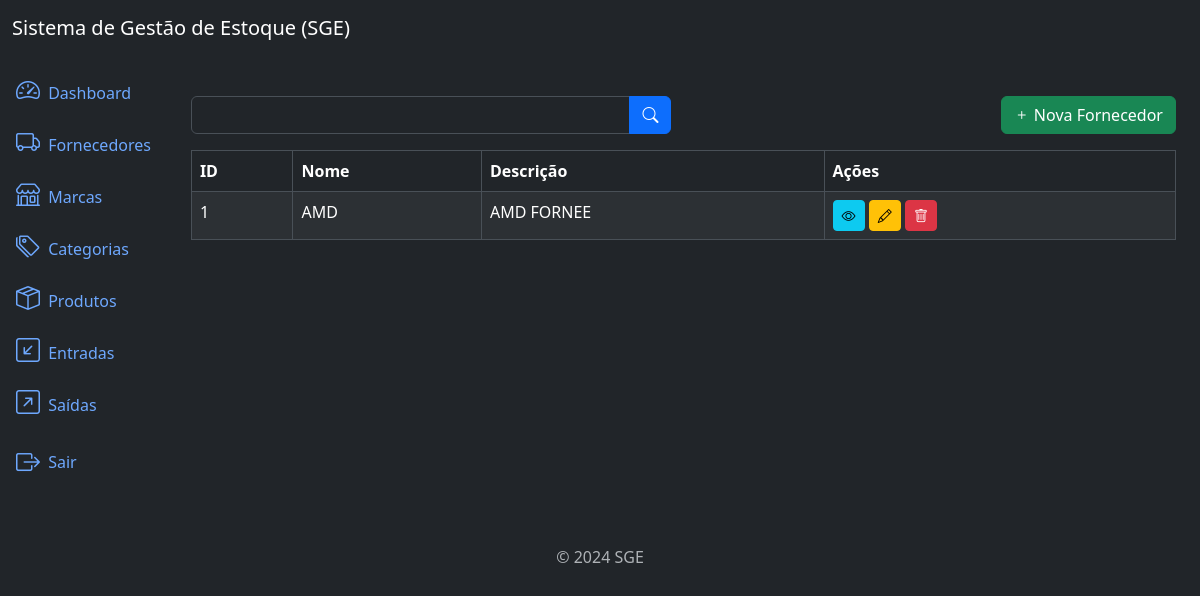
/suppliers/list (signed in), run on an earlier commit of the app's database.
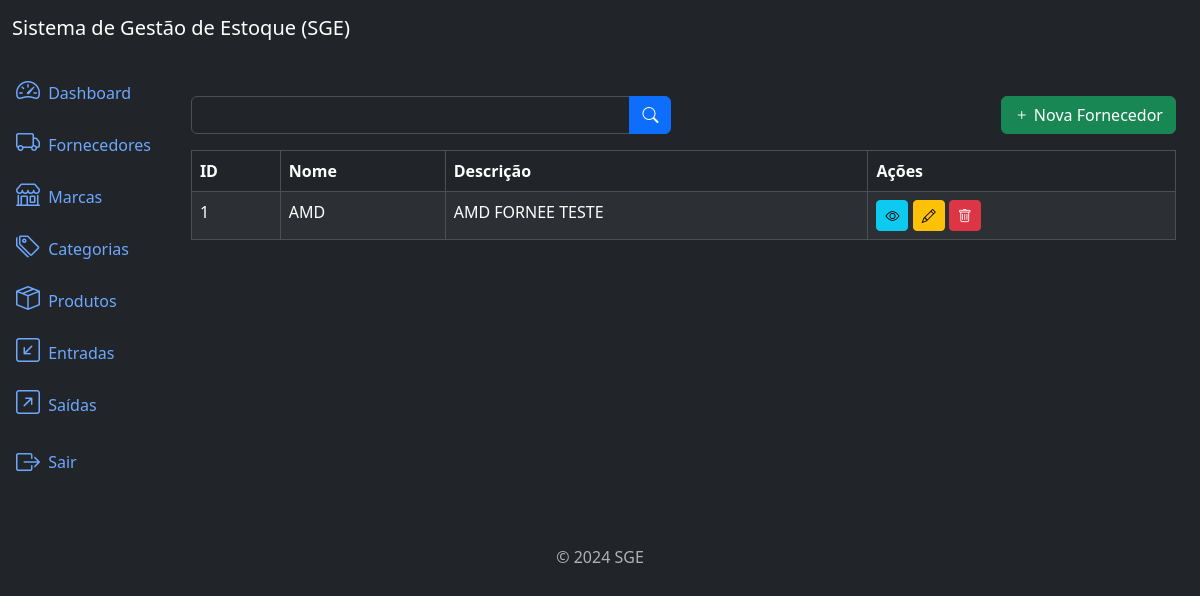
And on a later commit of the database.
### suppliers/models.py (models this page shows, shortened)
class Supplier(models.Model):
    name = models.CharField(max_length=500)
    description = models.TextField(null=True, blank=True)
    created_at = models.DateTimeField(auto_now_add=True)
    updated_at = models.DateTimeField(auto_now=True)
    class Meta:
        ordering = ['name']

### suppliers/views.py (the view)
# urls.py: path('suppliers/list', SupplierListView.as_view(), name='supplier_list'),
class SupplierListView(LoginRequiredMixin, PermissionRequiredMixin, ListView):
    model = Supplier
    template_name = 'supplier_list.html'
    context_object_name = 'suppliers'
    paginate_by = 10
    permission_required = 'suppliers.view_supplier'
    def get_queryset(self):
        queryset = super().get_queryset()
        name = self.request.GET.get("name")
        if name:
            queryset = queryset.filter(name__icontains=name)
        return queryset

### suppliers/templates/supplier_list.html (shortened to what this page needs)
{% extends 'base.html' %}
{% block content %}
<div class="row mb-3">
    <div class="col-md-6">
        <form method="get" action="{% url 'supplier_list' %}">
            <div class="input-group">
                <input type="text" class="form-control" name="name" label="Nome" value="{{ request.GET.name }}">
                <button type="submit" class="btn btn-primary">
                    <i class="bi bi-search"></i>
                </button>
            </div>
        </form>
    </div>
    {% if perms.suppliers.add_supplier %}
    <div class="col-md-6">
        <a href="{% url 'supplier_create' %}" class="btn btn-success float-end">
            <i class="bi bi-plus"></i>
            Nova Fornecedor
        </a>
    </div>
    {% endif %}
</div>
<div class="table-responsive">
    <table class="table table-striped table-bordered">
        <thead class="thead-dark">
            <tr>
                <th>ID</th>
                <th>Nome</th>
                <th>Descrição</th>
                <th>Ações</th>
            </tr>
        </thead>
        <tbody>
            {% for supplier in suppliers %}
            <tr>
                <td>{{ supplier.id }}</td>
                <td>{{ supplier.name }}</td>
                <td>{{ supplier.description }}</td>
                <td>
                    <a href="{% url 'supplier_detail' supplier.id %}" class="btn btn-info btn-sm">
                        <i class="bi bi-eye"></i>
                    </a>
                    {% if perms.suppliers.change_supplier %}
                    <a href="{% url 'supplier_update' supplier.id %}" class="btn btn-warning btn-sm">
                        <i class="bi bi-pencil"></i>
                    </a>
                    {% endif %}
                    {% if perms.suppliers.delete_supplier %}
                    <a href="{% url 'supplier_delete' supplier.id %}" class="btn btn-danger btn-sm">
                        <i class="bi bi-trash"></i>
                    </a>
                    {% endif %}
                </td>
            </tr>
            {% endfor %}
        </tbody>
    </table>
</div>
{% endblock %}

What changed in the data, as far as the page shows it:
changed Supplier "AMD": description "AMD FORNEE" → "AMD FORNEE TESTE"
